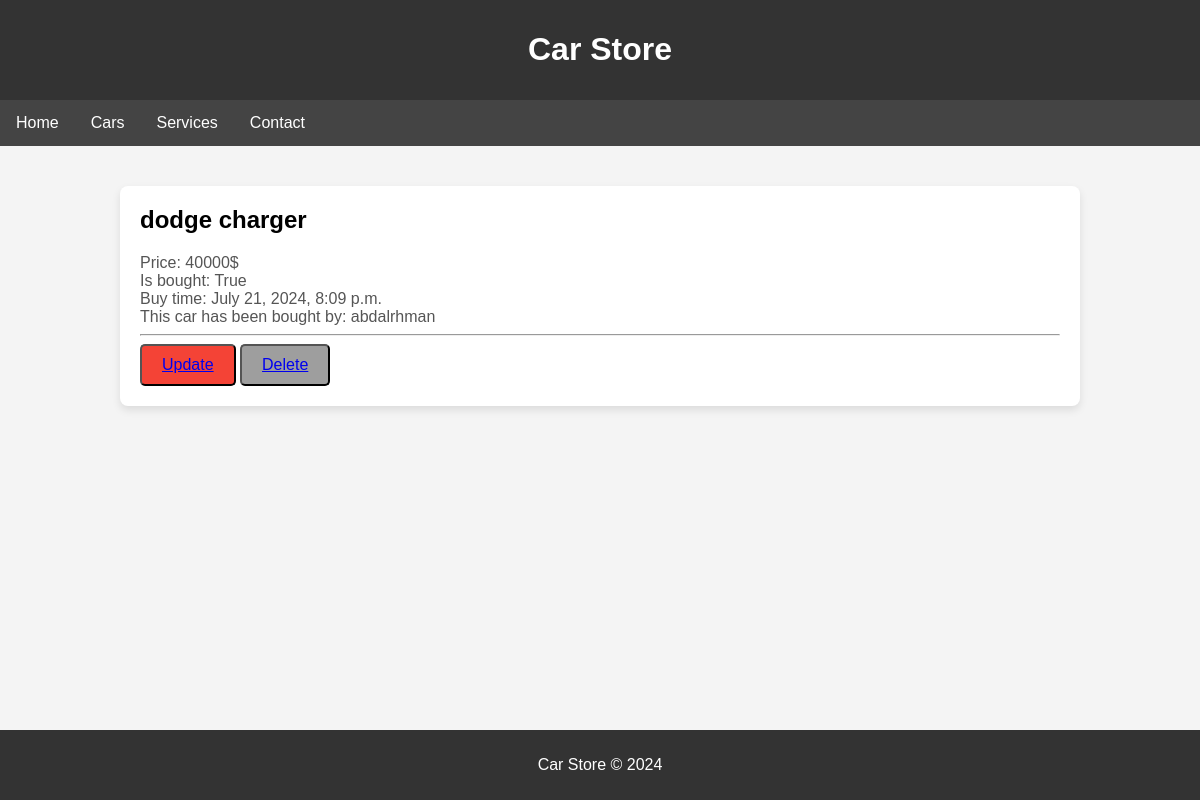
The app's page /cars/1/ with its own data.
### cars_app/models.py (models this page shows, shortened)
class Car(models.Model):
    brand = models.CharField(max_length=100, blank=False, null=False)
    model = models.CharField(max_length=100, blank=False, null=False)
    price = models.IntegerField()
    is_bought = models.BooleanField(default=True, blank=False, null=False)
    buy_time = models.DateTimeField(default=timezone.now)
    buyer_id = models.ForeignKey(get_user_model(), on_delete=models.CASCADE)

### cars_app/views.py (the view)
# urls.py: path('cars/<int:pk>/', CarDetailsView.as_view(), name="car_details"),
class CarDetailsView(DetailView):
    model = Car
    template_name = "car_details.html"

### templates/car_details.html
{% extends 'base.html' %}
{% block content %}
<div class="card">
    <h2>
        {{ car.brand }} {{ car.model }}
    </h2>
    <p>Price: {{ car.price }}$</p>
    <p>Is bought: {{ car.is_bought }}</p>
    {% if car.is_bought %}
       <p>Buy time: {{ car.buy_time }}</p>
       <p>This car has been bought by: {{ car.buyer_id }}</p>
    {% else %}
       <p>This car is available for purchase.</p>
    {% endif %}
    <hr>
    <button class="btn btn-delete"> <a href="{% url 'car_update' pk=car.pk %}">Update</a></button>
    <button class="btn btn-cancel"><a href="{% url 'car_delete' pk=car.pk %}">Delete</a></button>
</div>
{% endblock %}

### templates/base.html (style rules this page uses)
body { font-family: Arial, sans-serif; margin: 0; padding: 0; background-color: #f4f4f4; }
.card { background-color: white; margin: 20px 0; padding: 20px; border-radius: 8px; box-shadow: 0 4px 8px rgba(0, 0, 0, 0.1); transition: transform 0.2s, box-shadow 0.2s; }
.card h2 { margin-top: 0; }
.card p { margin: 0; color: #555; }
.btn { display: inline-block; padding: 10px 20px; font-size: 16px; border-radius: 5px; text-align: center; text-decoration: none; cursor: pointer; transition: background-color 0.3s, transform 0.3s; }
.btn-delete { background-color: #f44336; color: white; }
.btn-cancel { background-color: #9e9e9e; color: white; }

### records on screen
Car: brand "dodge", model "charger", price "40000", is_bought "True", buy_time "July 21, 2024, 8:09 p.m.", buyer_id "abdalrhman"
